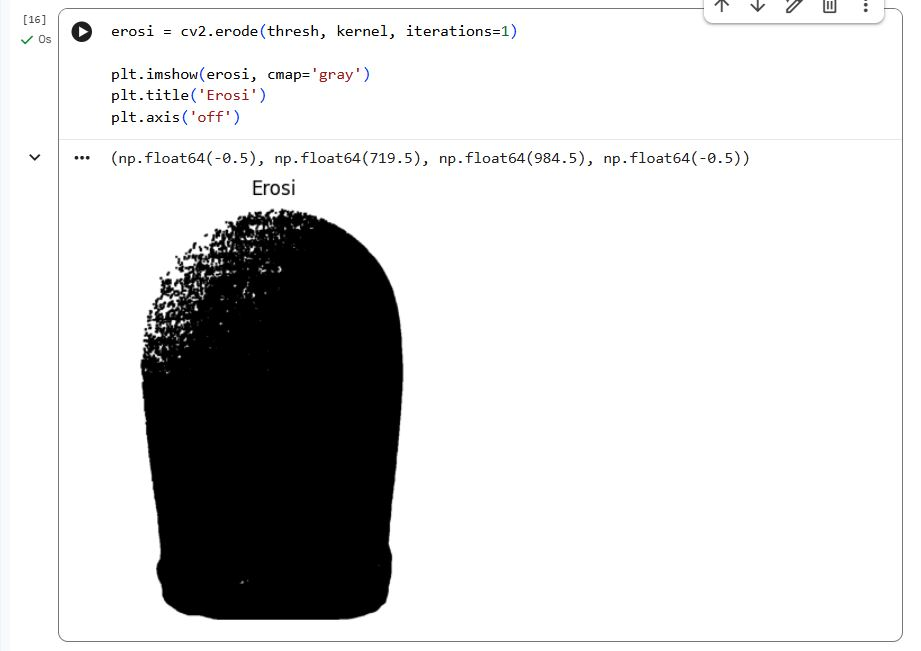
#> input picture Erosi.jpeg, 921 x 651 px
$ jupyter execute morfologi_citra.ipynb
#> lines starting #> are read from the running program, lines starting #| are printed output that depends on the picture; after the words box and inside, x2 and y2 are one past the last pixel; in counts of white or black regions, pixels touching at a corner belong together
[cell 1]
from google.colab import files

uploaded = files.upload()
#> the answer given: Erosi.jpeg

[cell 2]
import cv2
from google.colab.patches import cv2_imshow

# Ambil nama file dari upload
image_path = list(uploaded.keys())[0]

# Baca gambar
img = cv2.imread(image_path)
#> img is the input picture: shape (651, 921, 3); mean B, G, R 213.7, 213.7, 213.7

# Cek dan tampilkan
if img is None:
    print("ERROR: Gambar tidak terbaca!")
else:
    print("Gambar berhasil dibaca")
    cv2_imshow(img)

[cell 3]
# =========================
# UBAH KE GRAYSCALE
# =========================
gray = cv2.cvtColor(img, cv2.COLOR_BGR2GRAY)

print("Grayscale")
cv2_imshow(gray)

# =========================
# THRESHOLD (BIAR JELAS)
# =========================
_, thresh = cv2.threshold(gray, 0, 255, cv2.THRESH_BINARY + cv2.THRESH_OTSU)
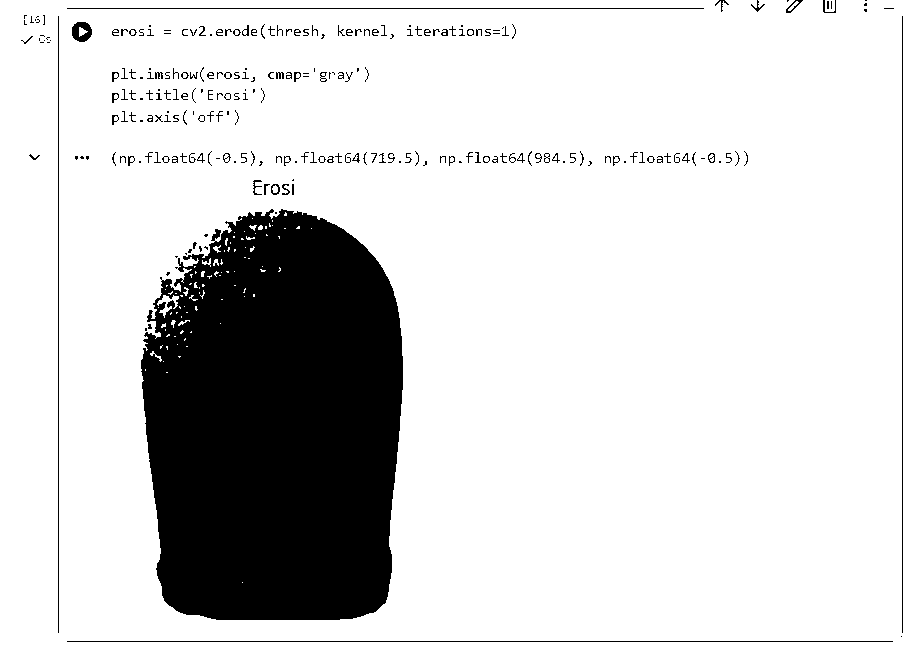
#> thresh: shape (651, 921); 83.6% white; 243 black regions (137 under 20 px), largest, box (x1, y1, x2, y2) and area: (141, 209, 403, 620) 91123, (67, 641, 893, 642) 826, (67, 8, 704, 9) 637

print("Threshold")
cv2_imshow(thresh)

[cell 4]
import numpy as np

kernel = np.ones((5,5), np.uint8)

[cell 5]
erosi = cv2.erode(thresh, kernel, iterations=1)
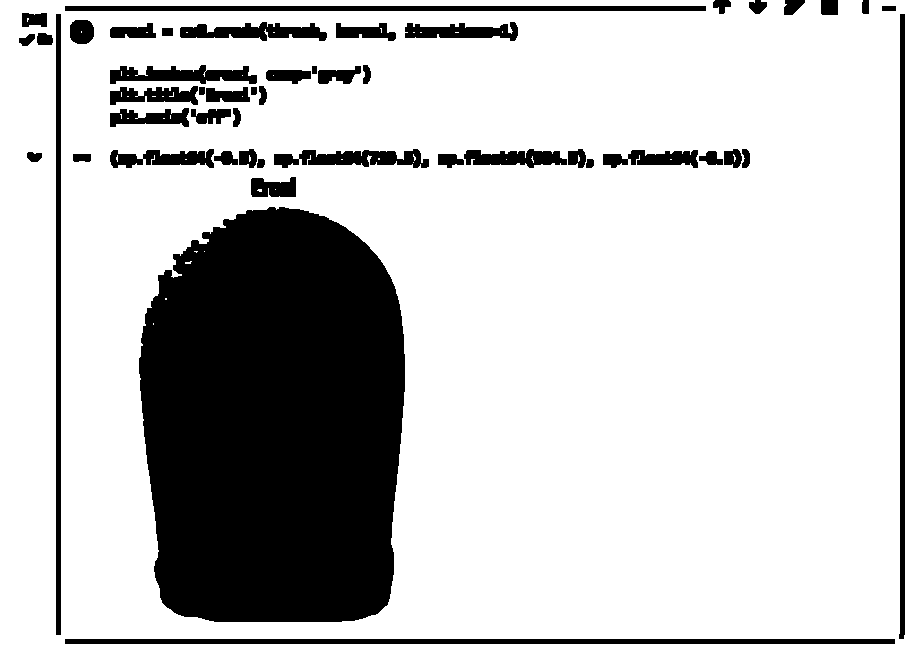
#> erosi: shape (651, 921); 78.3% white; 49 black regions, largest, box (x1, y1, x2, y2) and area: (139, 207, 405, 622) 95742, (65, 639, 895, 644) 4150, (65, 6, 706, 11) 3205

print("Erosi")
cv2_imshow(erosi)

[cell 6]
opening = cv2.morphologyEx(thresh, cv2.MORPH_OPEN, kernel)
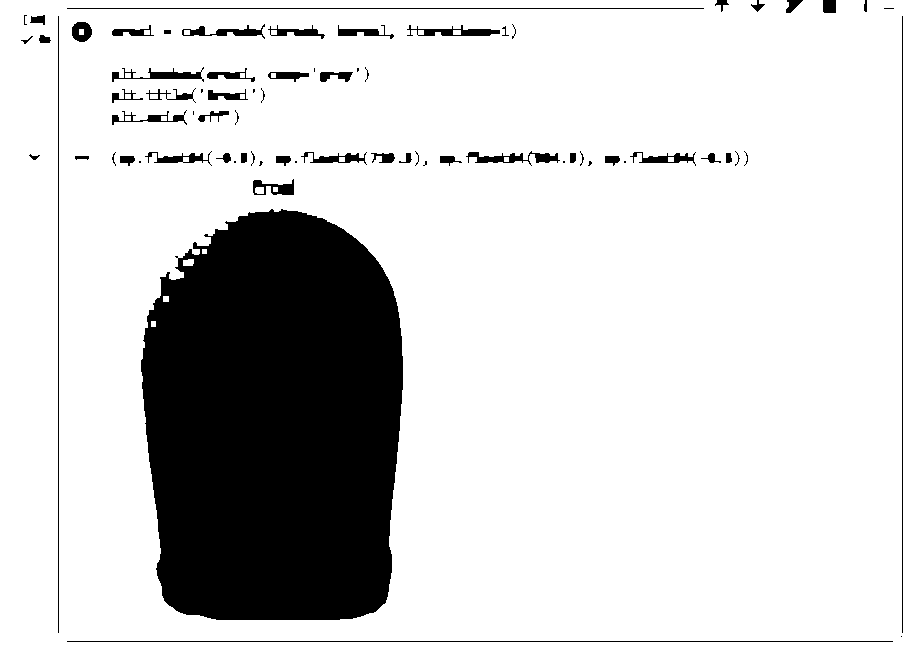
#> opening: shape (651, 921); 82.7% white; 74 black regions (24 under 20 px), largest, box (x1, y1, x2, y2) and area: (141, 209, 403, 620) 92614, (67, 641, 893, 642) 826, (67, 8, 704, 9) 637

print("Opening")
cv2_imshow(opening)

[cell 7]
closing = cv2.morphologyEx(thresh, cv2.MORPH_CLOSE, kernel)
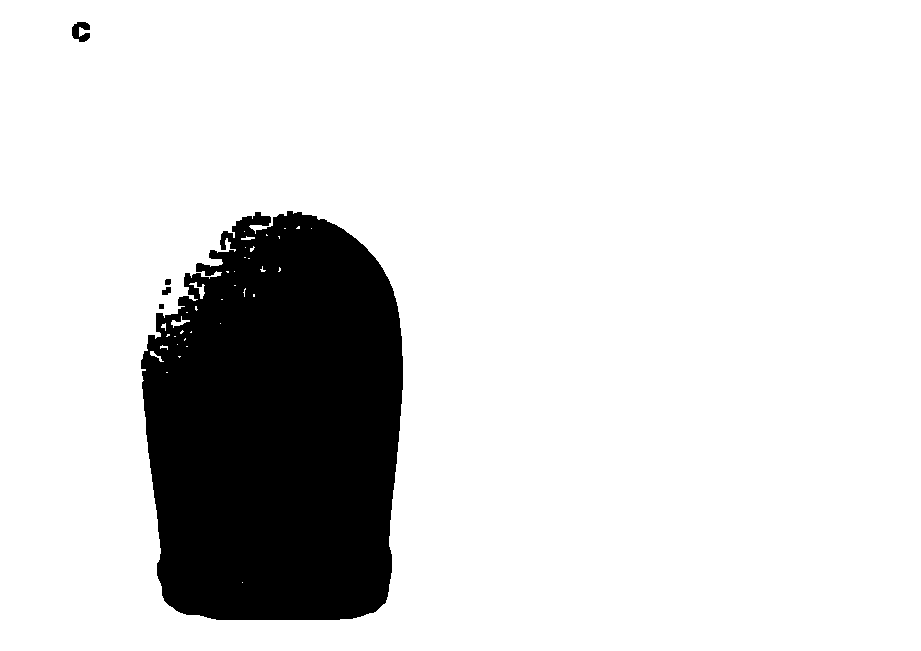
#> closing: shape (651, 921); 85% white; 5 black regions, box (x1, y1, x2, y2) and area: (141, 211, 403, 620) 89650, (72, 22, 90, 42) 243, (162, 287, 171, 295) 54, (165, 279, 171, 285) 34, (159, 304, 164, 309) 25

print("Closing")
cv2_imshow(closing)

$ run again, on Closing.png
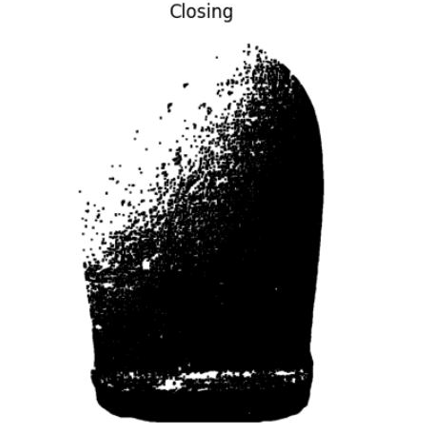
#> input picture Closing.png, 427 x 431 px
#> img is the input picture: shape (431, 427, 3); min 0, max 255, mean 173.8
#> `_, thresh = cv2.threshold(gray, 0, 255, cv2.THRESH_BINARY + cv2.THRESH..`:
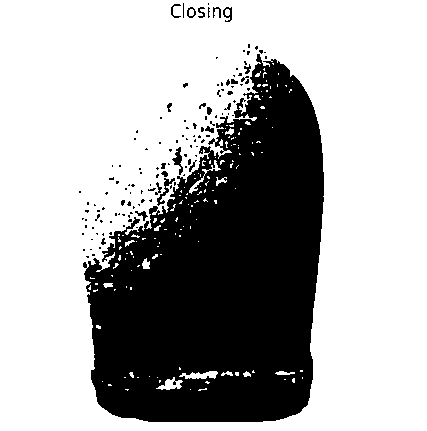
#> thresh: shape (431, 427); 67.7% white; 136 black regions (114 under 20 px), largest, box (x1, y1, x2, y2) and area: (83, 54, 324, 422) 57853, (157, 178, 175, 206) 130, (172, 147, 183, 175) 129
#> erosi: shape (431, 427); 62.2% white; 27 black regions, largest, box (x1, y1, x2, y2) and area: (81, 44, 326, 424) 67003, (169, 1, 234, 24) 1029, (92, 202, 107, 225) 216
#> opening: shape (431, 427); 65.6% white; 48 black regions (38 under 20 px), largest, box (x1, y1, x2, y2) and area: (83, 46, 324, 422) 62258, (171, 3, 232, 22) 529, (121, 200, 131, 206) 46
#> `closing = cv2.morphologyEx(thresh, cv2.MORPH_CLOSE, kernel)`:
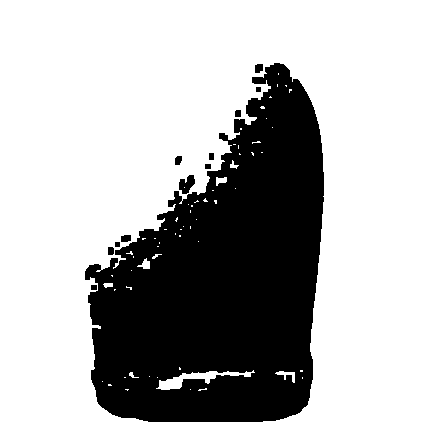
#> closing: shape (431, 427); 69.8% white; 12 black regions, largest, box (x1, y1, x2, y2) and area: (85, 63, 324, 422) 55037, (179, 175, 195, 194) 196, (255, 64, 263, 73) 64
